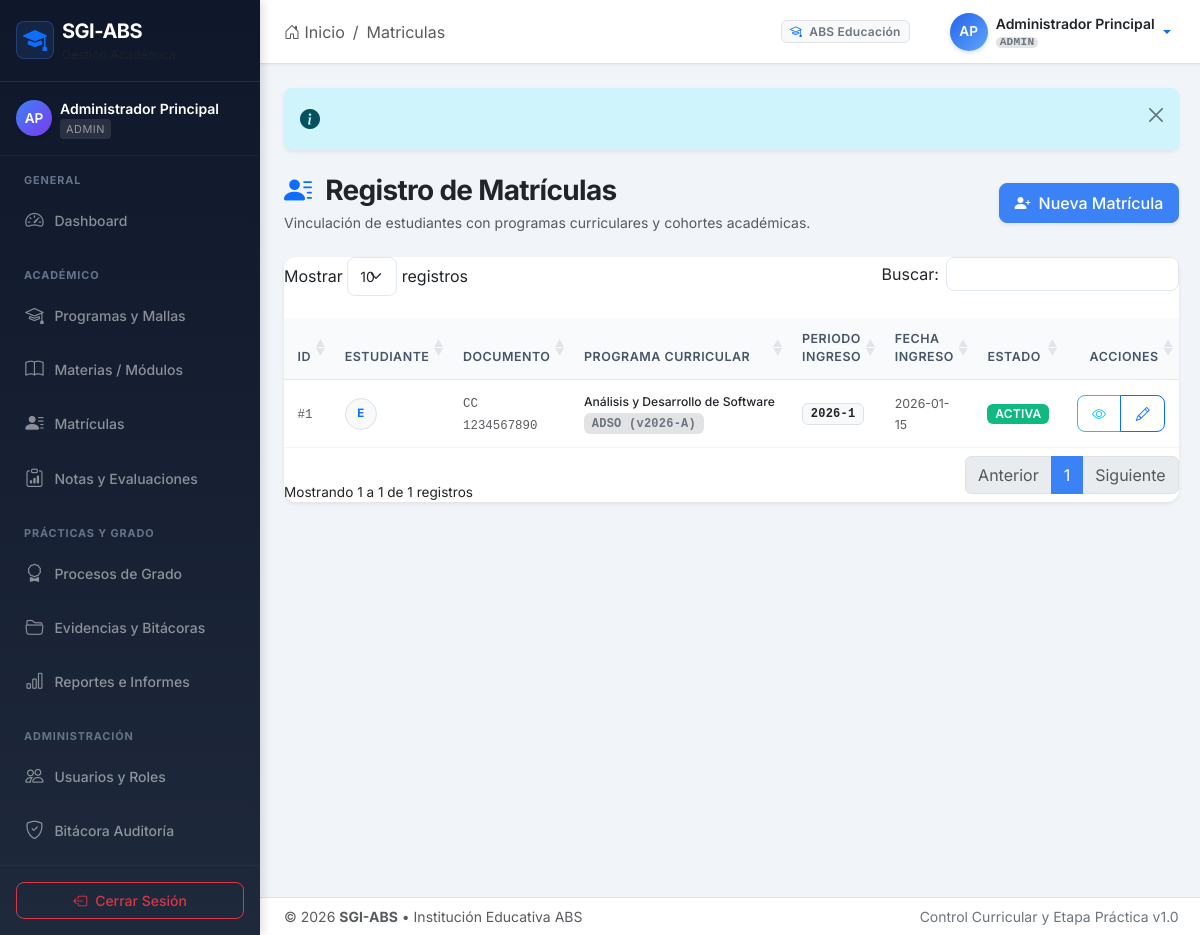
/index.php?module=matriculas&action=index (signed in), run on the app's committed database.
### tables this page shows
CREATE TABLE `matriculas` (
  `id_matricula` INT UNSIGNED NOT NULL AUTO_INCREMENT,
  `id_usuario` INT UNSIGNED NOT NULL,
  `id_programa` INT UNSIGNED NOT NULL,
  `periodo_ingreso` VARCHAR(10) NOT NULL,
  `fecha_ingreso` DATE NOT NULL,
  `estado` ENUM('ACTIVA','SUSPENDIDA','FINALIZADA','RETIRADA') NOT NULL DEFAULT 'ACTIVA',
  PRIMARY KEY (`id_matricula`),
  UNIQUE KEY `uk_matricula` (`id_usuario`, `id_programa`),
  KEY `idx_matriculas_usuario` (`id_usuario`),
  KEY `idx_matriculas_programa` (`id_programa`),
  KEY `idx_matriculas_estado` (`estado`),
  CONSTRAINT `fk_matriculas_usuario` FOREIGN KEY (`id_usuario`) REFERENCES `usuarios` (`id_usuario`) ON UPDATE CASCADE ON DELETE RESTRICT,
  CONSTRAINT `fk_matriculas_programa` FOREIGN KEY (`id_programa`) REFERENCES `programas` (`id_programa`) ON UPDATE CASCADE ON DELETE RESTRICT
);

CREATE TABLE `usuarios` (
  `id_usuario` INT UNSIGNED NOT NULL AUTO_INCREMENT,
  `rol` ENUM('ADMIN','REGISTRO_ACADEMICO','COORDINACION','DOCENTE','RESP_PRACTICAS','ESTUDIANTE') NOT NULL DEFAULT 'ESTUDIANTE',
  `correo` VARCHAR(120) NOT NULL,
  `password_hash` VARCHAR(255) NOT NULL,
  `nombres` VARCHAR(80) NOT NULL,
  `apellidos` VARCHAR(80) NOT NULL,
  `tipo_documento` ENUM('CC','TI','CE','PASAPORTE','OTRO') NULL,
  `documento` VARCHAR(20) NULL,
  `fecha_nacimiento` DATE NULL,
  `telefono` VARCHAR(20) NULL,
  `autorizacion_datos` TINYINT(1) NOT NULL DEFAULT 0,
  `fecha_autorizacion` DATETIME NULL,
  `mfa_habilitado` TINYINT(1) NOT NULL DEFAULT 0,
  `estado` ENUM('ACTIVO','BLOQUEADO','INACTIVO') NOT NULL DEFAULT 'ACTIVO',
  `ultimo_acceso` DATETIME NULL,
  `creado_en` DATETIME NOT NULL DEFAULT CURRENT_TIMESTAMP,
  PRIMARY KEY (`id_usuario`),
  UNIQUE KEY `uk_usuarios_correo` (`correo`),
  KEY `idx_usuarios_rol` (`rol`),
  KEY `idx_usuarios_estado` (`estado`),
  KEY `idx_usuarios_documento` (`tipo_documento`, `documento`)
);

CREATE TABLE `programas` (
  `id_programa` INT UNSIGNED NOT NULL AUTO_INCREMENT,
  `codigo` VARCHAR(30) NOT NULL,
  `version` VARCHAR(20) NOT NULL,
  `nombre` VARCHAR(150) NOT NULL,
  `regimen` ENUM('SENA','IES','ETDH','OTRO') NOT NULL,
  `unidad_medida` ENUM('MATERIAS','CREDITOS','HORAS') NOT NULL DEFAULT 'MATERIAS',
  `total_periodos` TINYINT UNSIGNED NOT NULL,
  `nota_minima` DECIMAL(4,2) NOT NULL DEFAULT 3.00,
  `vigente_desde` DATE NOT NULL,
  `vigente_hasta` DATE NULL,
  `estado` ENUM('BORRADOR','PUBLICADA','CERRADA') NOT NULL DEFAULT 'BORRADOR',
  PRIMARY KEY (`id_programa`),
  UNIQUE KEY `uk_programa_version` (`codigo`, `version`),
  KEY `idx_programas_codigo` (`codigo`),
  KEY `idx_programas_estado` (`estado`)
);

### views/matriculas/index.php (the view, shortened to what the rows shown need)
<?php
include BASE_PATH . '/views/layouts/header.php';
$matriculas = $matriculas ?? [];
$canManage = in_array($currentUser['rol'] ?? '', ['ADMIN', 'REGISTRO_ACADEMICO', 'COORDINACION']);
?>
<div class="card shadow-sm border-0">
  <div class="card-body p-0">
    <div class="table-responsive">
      <table class="table table-hover table-sm datatable align-middle mb-0">
        <thead>
          <tr>
            <th>ID</th>
            <th>Estudiante</th>
            <th>Documento</th>
            <th>Programa Curricular</th>
            <th>Periodo Ingreso</th>
            <th>Fecha Ingreso</th>
            <th>Estado</th>
            <th class="text-end">Acciones</th>
          </tr>
        </thead>
        <tbody>
          <?php if (!empty($matriculas)): ?>
            <?php foreach ($matriculas as $m): ?>
              <tr>
                <td>
                  <span class="text-muted font-monospace smaller">#<?= (int)$m['id_matricula'] ?></span>
                </td>
                <td>
                  <div class="d-flex align-items-center">
                    <div class="avatar-sm me-2 bg-light text-primary rounded-circle d-flex align-items-center justify-content-center fw-bold border" style="width: 32px; height: 32px; font-size: 0.72rem;">
                      <?= strtoupper(substr($m['estudiante_nombres'] ?? 'E', 0, 1) . substr($m['estudiante_apellidos'] ?? '', 0, 1)) ?>
                    </div>
                  </div>
                </td>
                <td>
                  <span class="smaller font-monospace text-muted">
                    <?= htmlspecialchars($m['tipo_documento'] ?? 'CC', ENT_QUOTES, 'UTF-8') ?> <?= htmlspecialchars($m['documento'] ?? '—', ENT_QUOTES, 'UTF-8') ?>
                  </span>
                </td>
                <td>
                  <div class="small fw-medium text-dark text-truncate" style="max-width: 220px;" title="<?= htmlspecialchars($m['programa_nombre'] ?? '', ENT_QUOTES, 'UTF-8') ?>">
                    <?= htmlspecialchars($m['programa_nombre'] ?? 'Programa', ENT_QUOTES, 'UTF-8') ?>
                  </div>
                  <span class="badge bg-secondary-subtle text-secondary smaller font-monospace">
                    <?= htmlspecialchars($m['programa_codigo'] ?? '', ENT_QUOTES, 'UTF-8') ?> (v<?= htmlspecialchars($m['programa_version'] ?? '1.0', ENT_QUOTES, 'UTF-8') ?>)
                  </span>
                </td>
                <td>
                  <span class="badge bg-light text-dark border font-monospace">
                    <?= htmlspecialchars($m['periodo_ingreso'] ?? '2026-1', ENT_QUOTES, 'UTF-8') ?>
                  </span>
                </td>
                <td>
                  <span class="smaller text-muted">
                    <?= htmlspecialchars($m['fecha_ingreso'] ?? '', ENT_QUOTES, 'UTF-8') ?>
                  </span>
                </td>
                <td>
                  <?= render_badge($m['estado'] ?? 'ACTIVA') ?>
                </td>
                <td class="text-end">
                  <div class="btn-group btn-group-sm">
                    <a href="<?= url('matriculas', 'detalle', ['id' => $m['id_matricula']]) ?>" class="btn btn-outline-info" title="Ver Hoja de Vida Académica">
                      <i class="bi bi-eye"></i>
                    </a>
                    <?php if ($canManage): ?>
                    <a href="<?= url('matriculas', 'editar', ['id' => $m['id_matricula']]) ?>" class="btn btn-outline-primary" title="Editar">
                      <i class="bi bi-pencil"></i>
                    </a>
                    <?php endif; ?>
                  </div>
                </td>
              </tr>
            <?php endforeach; ?>
          <?php endif; ?>
        </tbody>
      </table>
    </div>
  </div>
</div>
<?php include BASE_PATH . '/views/layouts/footer.php'; ?>

### views/layouts/header.php (shortened to what the rows shown need)
<?php
if (!function_exists('url')) {
    function url(string $module, string $action = 'index', array $params = []): string {
        $p = array_merge(['module' => $module, 'action' => $action], $params);
        return 'index.php?' . http_build_query($p);
    }
}
if (!function_exists('render_badge')) {
    function render_badge(?string $status): string {
        $s = strtoupper(trim($status));
        $class = match ($s) {
            'ACTIVO', 'APROBADO', 'APROBADA', 'LIMPIO', 'PUBLICADA', 'AVALADO', 'EMITIDO', 'ACTIVA' => 'badge bg-success',
            'EN_CURSO', 'HABILITACION_PROGRAMADA', 'BORRADOR', 'EN_EJECUCION', 'SUSPENDIDA', 'EN_REVISION' => 'badge bg-warning text-dark',
            'REPROBADO', 'REPROBADO_HABILITACION', 'BLOQUEADO', 'INTERRUMPIDO', 'RETIRADA', 'RECHAZADA', 'REVOCADO', 'CON_DEUDA_ACADEMICA' => 'badge bg-danger',
            'INACTIVO', 'CERRADA' => 'badge bg-secondary',
            'PENDIENTE', 'ENTREGADA' => 'badge bg-info text-dark',
            'ELEGIBLE' => 'badge bg-primary',
            'HOMOLOGADO', 'FINALIZADO', 'APROBADO_HABILITACION' => 'badge bg-purple',
            default => 'badge bg-secondary'
        };
        $label = str_replace('_', ' ', $s);
        return '<span class="' . $class . '">' . htmlspecialchars($label, ENT_QUOTES, 'UTF-8') . '</span>';
    }
}
?>
<!DOCTYPE html>
<html lang="es">
<head>
  <link href="https://cdn.jsdelivr.net/npm/bootstrap@5.3.2/dist/css/bootstrap.min.css" rel="stylesheet">
  <link href="https://cdn.jsdelivr.net/npm/bootstrap-icons@1.11.3/font/bootstrap-icons.min.css" rel="stylesheet">
  <link href="https://cdn.datatables.net/1.13.7/css/dataTables.bootstrap5.min.css" rel="stylesheet">
  <link href="assets/css/app.css" rel="stylesheet">
</head>
<body class="<?= isset($currentUser) && $currentUser ? 'has-sidebar' : 'bg-auth' ?>">
<?php if (isset($currentUser) && $currentUser): ?>
<div class="d-flex" id="wrapper">
  <div id="page-content-wrapper" class="flex-grow-1 d-flex flex-column min-vh-100">
    <main class="flex-grow-1 py-4">
      <div class="container-fluid px-3 px-md-4">
<?php else: ?>
  <div class="container">
<?php endif; ?>

### data on the page
matriculas: id_matricula "1", estudiante_apellidos "E", id_usuario.tipo_documento "CC", id_usuario.documento "1234567890", id_programa.nombre "Análisis y Desarrollo de Software", id_programa.codigo "ADSO", id_programa.version "2026-A", periodo_ingreso "2026-1", fecha_ingreso "2026-01-15", estado "ACTIVA"

### other printed values
$role "ADMIN"
$currentModule "Matriculas"
$currentUser['rol'] "ADMIN"
